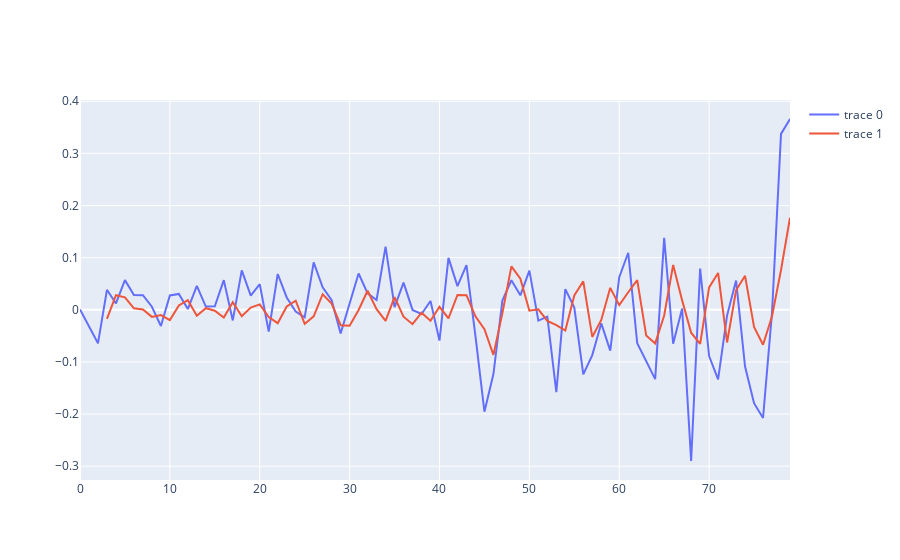

Notebook code for this chart:
### Code cell
fig=go.Figure()
nmin=0
nmax=80

num=nmax-nmin
fig.add_trace(go.Scatter(x=list(range(num)),y=df["vwrtn"][nmin:nmax]))
fig.add_trace(go.Scatter(x=list(range(num)),y=model_fit.predict(nmin,nmax)))
